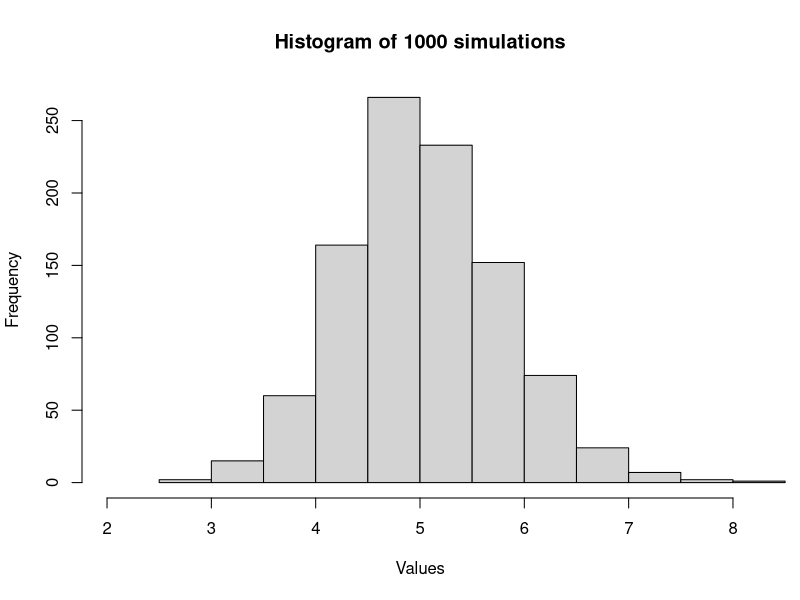
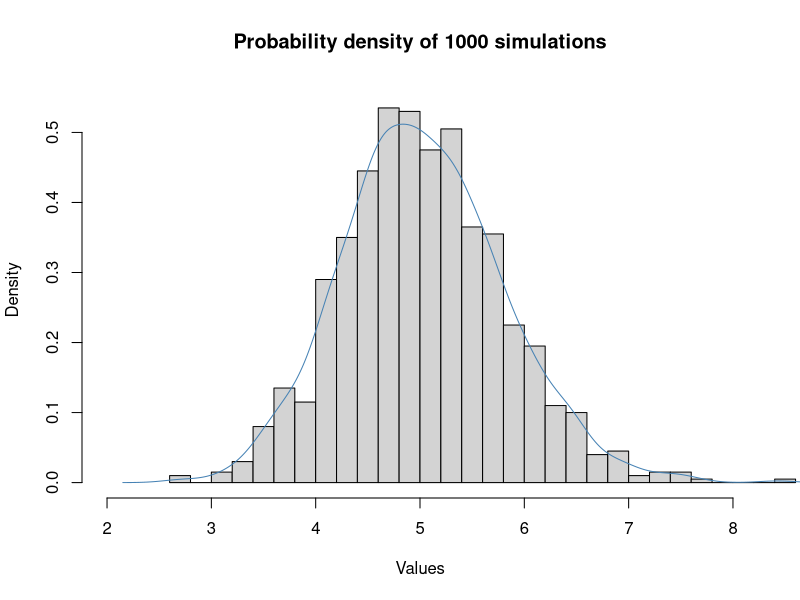
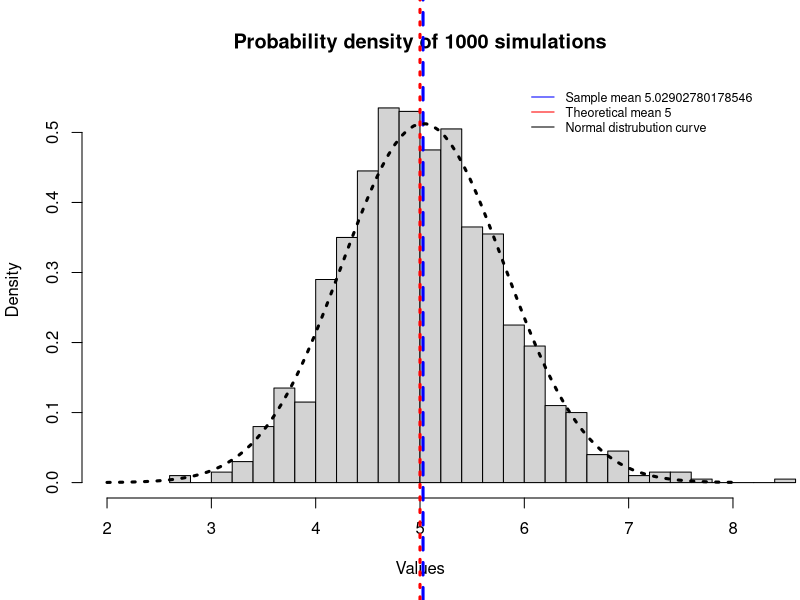
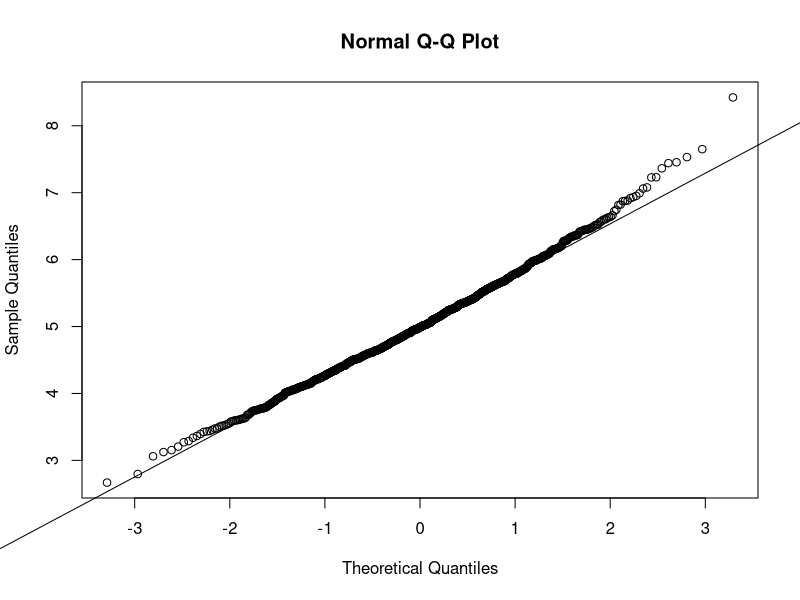

These charts were generated, in order, by the following R code:
## ---- chunk 1
##Set environment
##setwd("C:/Users/User/Desktop/Statistical Inference/")
library(knitr)
library(plotrix)
opts_chunk$set(echo=TRUE)
## ---- chunk 2
##Set parameter, sample size and simulation size
lambda <- 0.2
n <- 40
N <- 1000

##Set seed for random draw
set.seed(999)
## ---- chunk 3
##Simulate N times and calculate mean and standard deviation
meanValue <- NULL ##Initialize
meanStd <-NULL

for (i in 1:N){
  
  ##Calculate mean and std of sample means for each simulation
  expo <- rexp(n, lambda)
  mean <- mean(expo)
  std <- sd(expo)
  meanValue <- c(meanValue, mean)
  meanStd <- c(meanStd, std)
  
} ##End for
## ---- chunk 4
# All plotting is clipped to the 2*1 device region
par(mfrow = c(1,1), xpd=NA)

##Plot histogram of frequency and probability density
expoHistFreq <- hist(meanValue, freq=TRUE, xlim=c(2,8), 
                     main=paste("Histogram of",N,"simulations"), xlab="Values")

expoHistProb <- hist(meanValue, freq=FALSE, xlim=c(2,8), ylim=c(0,0.55), breaks=25, 
                     main=paste("Probability density of",N,"simulations"), xlab="Values")
lines(density(meanValue), col="steelblue") ##Simulated Gaussian probability density curve
## ---- chunk 5
##Sample mean and sample variance
meanSample <- mean(meanValue)
stdSample <- sd(meanValue)

##Theoretical mean and theoretical variance
meanThy <- 1/lambda
stdThy <- 1/lambda

##Compare sample mean and theoretical mean
meanSample ##meanSample=meanThy
meanThy

##Compare sample variance and theoretical variance
stdSample ##stdSample=stdThy/sqrt(n)
stdThy

##Plot and compare sample mean with theoretical mean
par(mfrow = c(1,1))

hist(meanValue, freq=FALSE, xlim=c(2,8), ylim=c(0,0.55), breaks=25, 
     main=paste("Probability density of",N,"simulations"), xlab="Values")

abline(v=meanSample, col="blue", lwd=3, lty=2) ##Plot sample mean
abline(v=meanThy, col="red", lwd=3, lty=9) ##Plot theoretical mean

##Plot theoretical normal distribution density curve
x <- seq(min(meanValue), max(meanValue))

curve(dnorm(x, mean=meanSample, sd=stdSample), col="black", lwd=3, lty=3, add=TRUE)

legend('topright', c(paste("Sample mean", meanSample), paste("Theoretical mean", meanThy), 
                     "Normal distrubution curve"), lty=1, col=c('blue', 'red', "black"), 
       bty='n', cex=.75) ##Add indicators
## ---- chunk 6
##Q-Q plot of mean values to show normality
qqnorm(meanValue)
qqline(meanValue)
